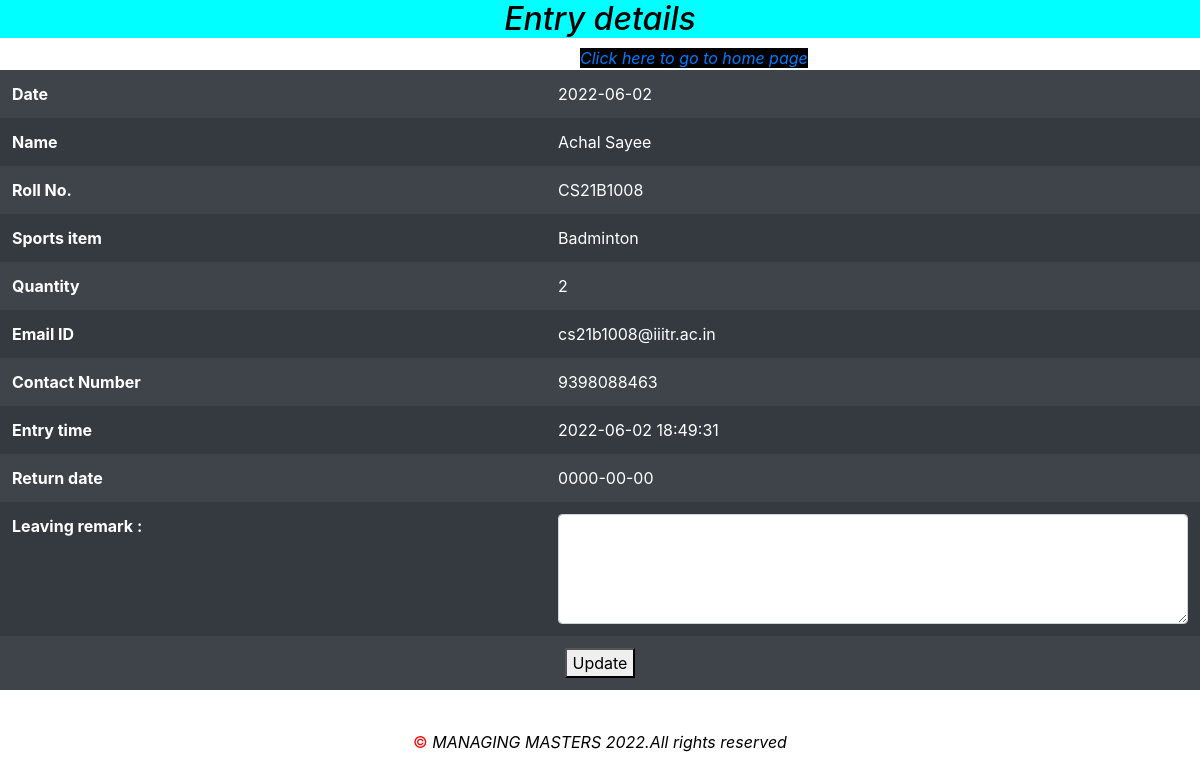
The page /IIITRmancontent/manageentry/sportsedit.php?editid=21 (signed in) on the database its author committed.
### tables this page shows
CREATE TABLE `sportsentry` (
  `id` int(11) NOT NULL,
  `entreename` char(100) NOT NULL,
  `rollno` varchar(70) NOT NULL,
  `mobno` bigint(60) NOT NULL,
  `sportsitem` varchar(120) NOT NULL,
  `quantity` int(100) NOT NULL,
  `date` date NOT NULL DEFAULT current_timestamp(),
  `time` datetime NOT NULL DEFAULT current_timestamp(),
  `returndate` date NOT NULL,
  `email` varchar(200) NOT NULL,
  `remarks` varchar(500) NOT NULL
);

### IIITRmancontent/manageentry/sportsedit.php (the view, shortened to what this page needs)
<?php
$host = "localhost";
$user = "root";
$password = '';
$db_name = "iiitrentry";
$con = mysqli_connect($host, $user, $password, $db_name);
?>
<?php
if ($_SESSION['adloggedin'] != 1) {
  header('location:index.php');
} else {
?>
  <!DOCTYPE html>
  <html lang="en">
  <head>
    <link rel="stylesheet" href="https://cdn.jsdelivr.net/npm/bootstrap@4.6.1/dist/css/bootstrap.min.css">
    <link rel="stylesheet" href="style.css">
  </head>
  <body>
    <?php
    $id = $_GET['editid'];
    $ret = mysqli_query($con, "select * from  sportsentry where id='$id'");
    while ($row = mysqli_fetch_array($ret)) {
    ?>
      <h2 style="text-align: center; color:black; font-style:oblique; background-color:aqua;">Entry details</h2>
      <a style="font-style:italic; margin-left:580px; background-color:black;" href="http://localhost/IIITRmancontent/adhomepage.php">Click here to go to home page</a>
      <table class="table table-borderless table-striped table-earning table-dark">
        <tr>
          <th>Date</th>
          <td><?php echo $row['date']; ?></td>
        </tr>
        <tr>
          <th>Name</th>
          <td><?php echo $row['entreename']; ?></td>
        </tr>
        <tr>
          <th>Roll No.</th>
          <td><?php echo $row['rollno']; ?></td>
        </tr>
        <tr>
          <th>Sports item</th>
          <td><?php echo $row['sportsitem']; ?></td>
        </tr>
        <tr>
          <th>Quantity</th>
          <td><?php echo $row['quantity']; ?></td>
        </tr>
        <tr>
          <th>Email ID</th>
          <td><?php echo $row['email']; ?></td>
        </tr>
        <tr>
          <th>Contact Number</th>
          <td><?php echo $row['mobno']; ?></td>
        </tr>
        <tr>
          <th>Entry time</th>
          <td><?php echo $row['time']; ?></td>
        </tr>
        <tr>
          <th>Return date</th>
          <td><?php echo $row['returndate']; ?></td>
        </tr>
        <?php if ($row['remarks'] == "") { ?>
          <form method="post">
            <tr>
              <th>Leaving remark :</th>
              <td>
                <textarea name="remark" placeholder="" rows="4" cols="4" class="form-control wd-450" required="true"></textarea>
              </td>
            </tr>
            <tr align="center">
              <td colspan="2"><button type="submit" name="submit" class="">Update</button></td>
            </tr>
          </form>
        <?php } else { ?>
          <tr>
            <th>Leaving Remark </th>
            <td><?php echo $row['remarks'];
              } ?>
      </table>
    <?php } ?>
    <div class="text-center copyright-section">
      <span style="color:red;">&#169</span> <span style="font-style:italic;"> MANAGING MASTERS 2022.All rights reserved</span>
    </div>
  </body>
  </html>
<?php } ?>

### IIITRmancontent/manageentry/style.css (style rules this page uses)
.copyright-section { background-color:white; color:black; }

### rows shown on the page
sportsentry: date "2022-06-02", entreename "Achal Sayee", rollno "CS21B1008", sportsitem "Badminton", quantity "2", email "cs21b1008@iiitr.ac.in", mobno "9398088463", time "2022-06-02 18:49:31", returndate "0000-00-00"
